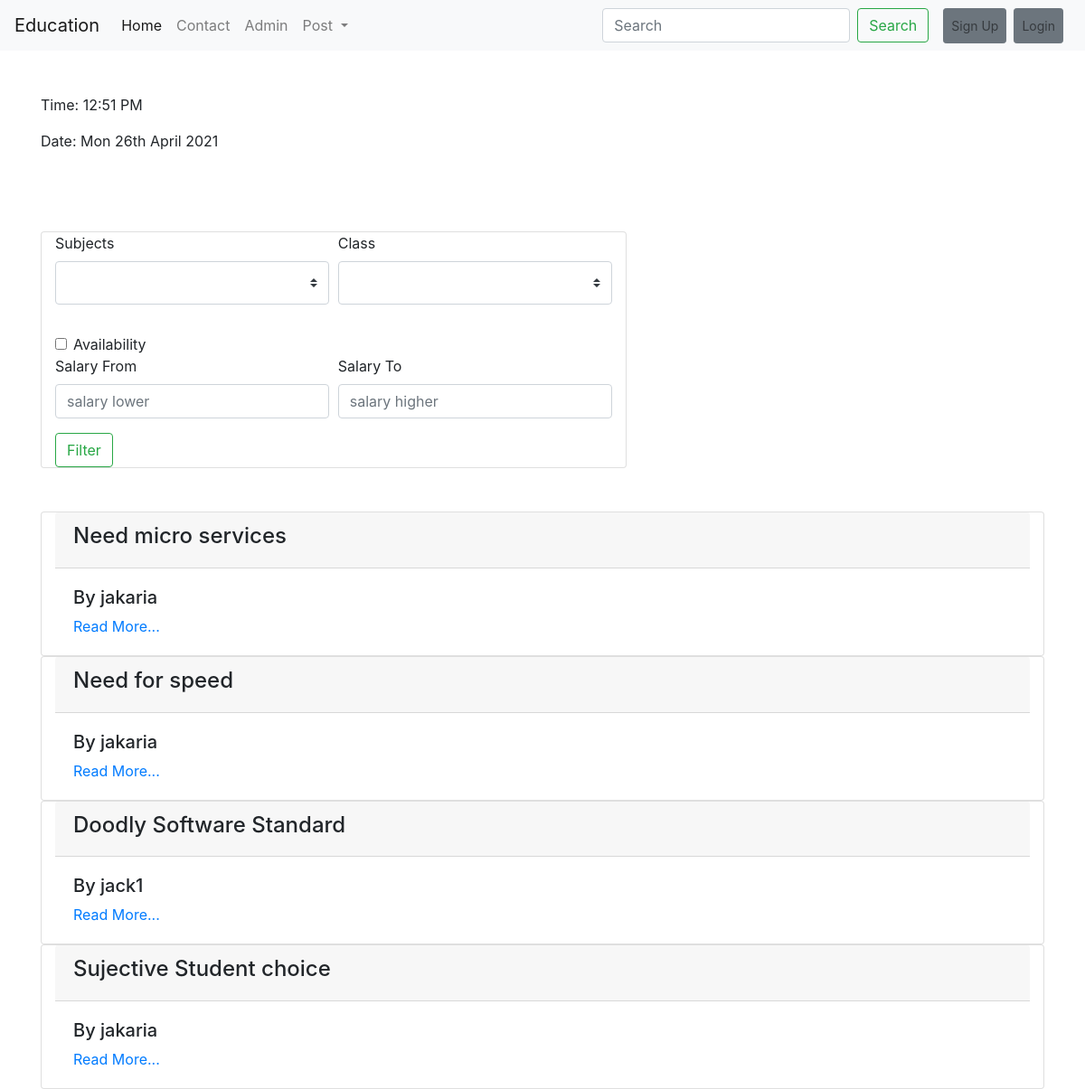
Page /education/postlist/ on the earlier database version.
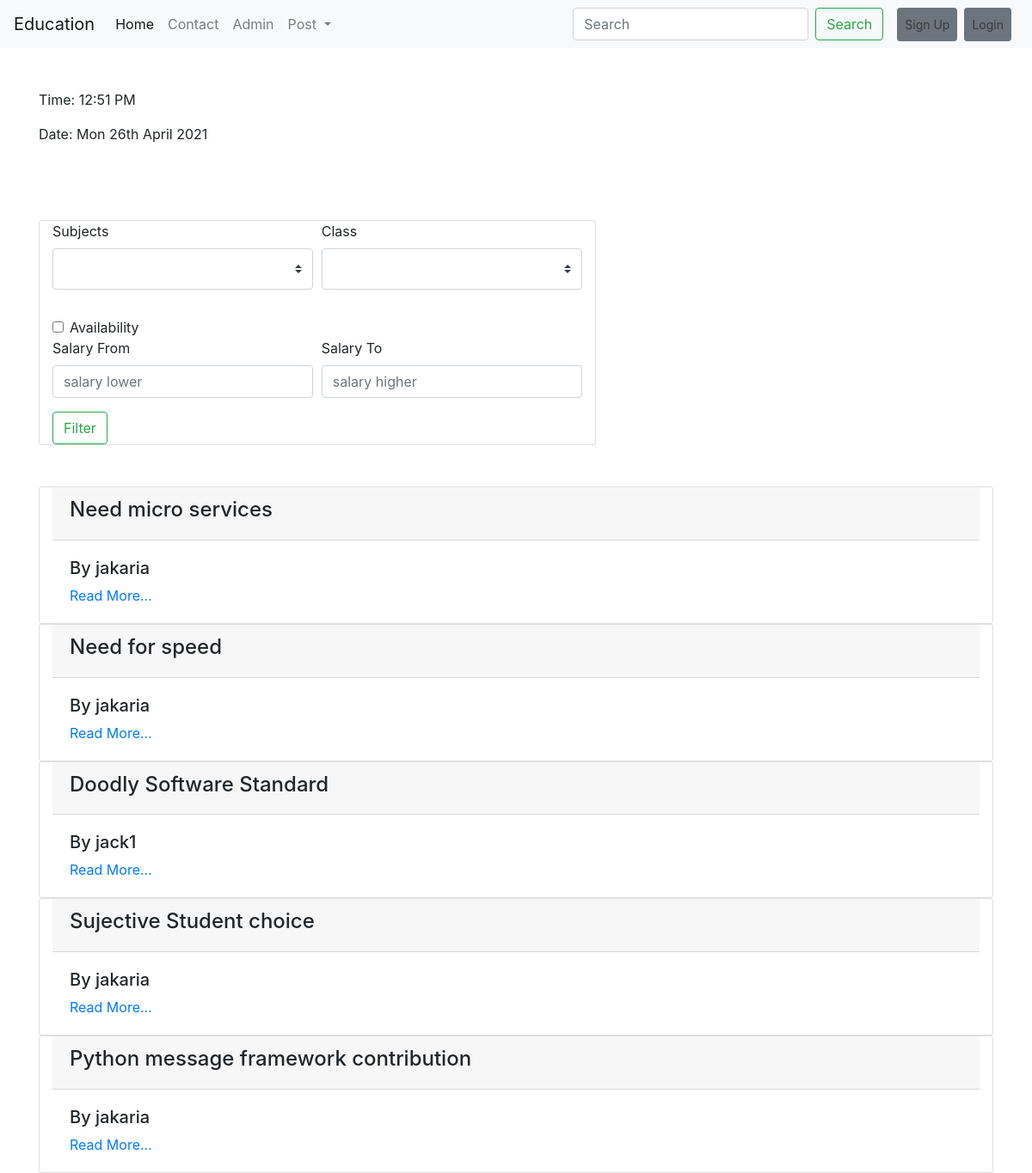
Same page on the later database version.
### education/models.py (models this page shows, shortened)
class Post(models.Model):
    CATEGORY={
        ('Teacher', 'Teacher'),
        ('Student', 'Student'),
    }
    MEDIUM =(
        ('bangla', 'bangla'),
        ('english', 'english'),
        ('hindi', 'hindi'),
        ('mandarin', 'mandarin'),
    )
    user = models.ForeignKey(User, on_delete=models.CASCADE, blank=True, null=True)
    id = models.AutoField(primary_key=True)
    title = models.CharField(max_length=100)
    slug = models.CharField(max_length=100, default=title)
    email = models.EmailField()
    salary = models.FloatField()
    details = models.TextField()
    available = models.BooleanField()
    category = models.CharField(max_length=100, choices=CATEGORY)
    created_at = models.DateTimeField(default=now)
    image = models.ImageField(default="default.jpg", upload_to="education/images")
    medium = MultiSelectField(max_length=100, max_choices=4, choices=MEDIUM, default='english')
    subject=models.ManyToManyField(Subject,related_name='subject_set')
    class_in=models.ManyToManyField(Classs_in,related_name='class_set')

### education/views.py (the view)
# urls.py: path('postlist/', postView.as_view() , name="postlist"),
class postView(ListView):
    template_name = "education/postlist.html"
    model=Post
    context_object_name="posts"
    queryset= Post.objects.all()
    def get_context_data(self, *args, **kwargs):
        context=super().get_context_data(*args, **kwargs)
        context['posts']=context.get('object_list')
        context['subjects']= Subject.objects.all()
        context['classes']= Classs_in.objects.all()
        return context

### education/models.py (called while the page is built)
    def __str__(self):
        return self.name

    def __str__(self):
        return self.name

### templates/education/postlist.html (shortened to what this page needs)
{% extends 'basic.html' %}
{% block body %}
{{msg}}<br>
<div class="card col-md-7 mb-5 mt-5">
    <form action="/education/filter/" method="post">
        <div class="form-row">
            <div class="form-group col-md-6">
                <label for="inputselector">Subjects</label>
                <select class="custom-select custom-select-lg mb-3" id="inputselector" name="subject">
                <option ></option>
                {% for i in subjects %}
                <option value="{{i}}">{{i}}</option>
                {% endfor %}
                </select>
            </div>
            <div class="form-group col-md-6">
                <label for="inputselector">Class</label>
                <select class="custom-select custom-select-lg mb-3" id="inputselector" name="classs_in">
                <option ></option>
                {% for i in classes %}
                <option value="{{i}}">{{i}}</option>
                {% endfor %}
                </select>
            </div>
        </div>
        <div class="form-check">
            <input class="form-check-input" type="checkbox" name="available" id="defaultCheck1">
            <label class="form-check-label" for="defaultCheck1" name="available">
                Availability
            </label>
        </div>
        <div class="form-row">
            <div class="form-group col-md-6">
            <label for="inputEmail4">Salary From</label>
            <input type="number" class="form-control" id="inputEmail4" name="salary_from" placeholder="salary lower">
            </div>
            <div class="form-group col-md-6">
            <label for="inputPassword4">Salary To</label>
            <input type="number" class="form-control" id="inputPassword4" name="salary_to" placeholder="salary higher">
            </div>
        </div>
        <button class="text-center btn btn-outline-success my-2 my-sm-0 mb-5" type="submit">Filter</button>
    </form>
</div>
{% for p in posts %}
<div class="card col-md-12">
<div class="card-header"> <h4>{{p.title}}</h4></div>
    <div class="card-body">
   <h5>By {{p.user.username}}</h5>
   <a href="/education/postdetail/{{p.id}}">Read More...</a> <br>
   </div>
</div>
{% endfor %}
{% endblock body %}

Differences in the rows shown:
added Post: title "Python message framework contribution", user.username "jakaria"
